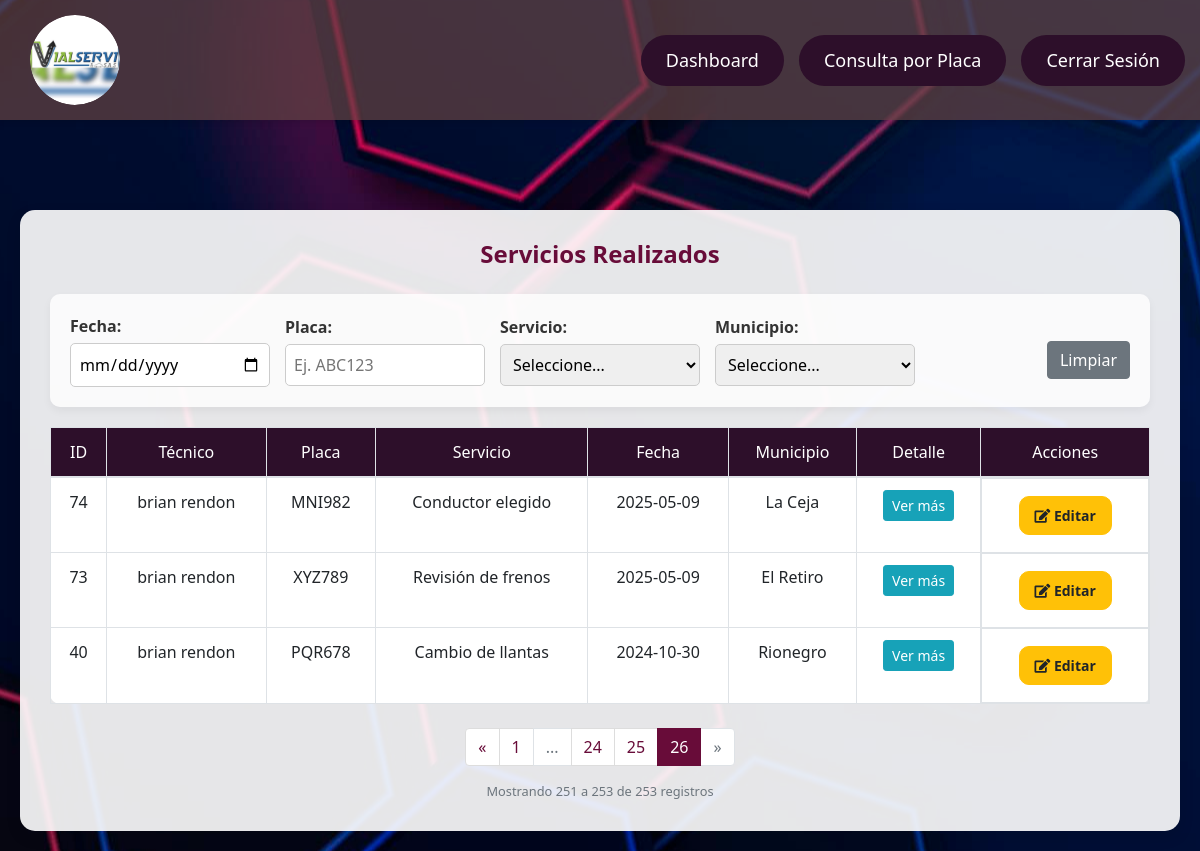
The page /consulta_general.php?pagina=26&cedula=1010 (signed in) on the database its author committed.
### tables this page shows
CREATE TABLE `servicios_realizados` (
  `Servicio_Realizado_id` int(11) NOT NULL,
  `Cedula_Empleado_id_Servicios_Realizados` int(11) DEFAULT NULL,
  `Vehiculo_id_Servicios_Realizados` varchar(20) DEFAULT NULL,
  `Servicio_id_Servicios_Realizados` int(11) DEFAULT NULL,
  `Fecha` date DEFAULT NULL,
  `municipio` int(11) DEFAULT 11,
  `Ubicación` varchar(255) DEFAULT NULL,
  `Novedades` text DEFAULT NULL,
  `Fotos` text DEFAULT NULL,
  `Detalle_Servicio` text DEFAULT NULL,
  `Custodia_Servicio` text DEFAULT NULL,
  `Facturación_Separada` tinyint(1) DEFAULT NULL
);

CREATE TABLE `servicios` (
  `Servicio_id` int(11) NOT NULL,
  `Nombre_Servicio` varchar(100) NOT NULL,
  `Descripción` varchar(255) DEFAULT NULL
);

CREATE TABLE `municipios` (
  `id` int(11) NOT NULL,
  `nombre` varchar(100) NOT NULL
);

### validPermissions.php (called while the page is built, shortened)
<?php
function usuarioTienePermiso($usuarioId, $permisoNombre, $conexion) {
    $sql = "
        SELECT p.nombre
        FROM empleados e
        JOIN roles r ON e.rol_id = r.id
        JOIN rol_permisos rp ON r.id = rp.rol_id
        JOIN permisos p ON rp.permiso_id = p.id
        WHERE e.Cedula_Empleado_id = ? AND p.nombre = ?
    ";
    $stmt = $conexion->prepare($sql);
    $stmt->bind_param("is", $usuarioId, $permisoNombre);
    $stmt->execute();
    return $stmt->get_result()->fetch_assoc() !== null;
}
?>

### consulta_general.php (the view, shortened to what this page needs)
<?php
include('validPermissions.php');
include('header.php');
require_once 'config.php';
$usuarioId = $_SESSION['cedula'];
$usuarioPuedeEditar = usuarioTienePermiso($_SESSION['cedula'], 'actualizar_servicio', $conn);
$usuarioPuedeEliminar = usuarioTienePermiso($_SESSION['cedula'], 'eliminar_servicio', $conn);
$mostrarAcciones = $usuarioPuedeEditar || $usuarioPuedeEliminar;
$es_tecnico = false;
$sql_rol = "SELECT Rol_id as rol FROM empleados WHERE Cedula_Empleado_id = ?";
$stmt_rol = $conn->prepare($sql_rol);
if ($stmt_rol) {
    $stmt_rol->bind_param("s", $usuarioId);
    $stmt_rol->execute();
    $resultado_rol = $stmt_rol->get_result();
    if ($fila_rol = $resultado_rol->fetch_assoc()) {
        $es_tecnico = ($fila_rol['rol'] == 2);
    }
} else {
    echo "Error preparando la consulta: " . $conn->error;
}
$filtro_cedula = isset($_GET['cedula']) ? $_GET['cedula'] : '';
if ($es_tecnico) {
    $filtro_cedula = $usuarioId;
}
$filtro_fecha = isset($_GET['fecha']) ? $_GET['fecha'] : '';
$filtro_placa = isset($_GET['placa']) ? $_GET['placa'] : '';
$sql = "
    SELECT
        sr.Servicio_Realizado_id,
        sr.Cedula_Empleado_id_Servicios_Realizados,
        CONCAT(e.Nombre, ' ', e.Apellido) as nombre_tecnico,
        sr.Vehiculo_id_Servicios_Realizados,
        s.Nombre_Servicio,
        sr.Fecha,
        m.nombre as nombre_municipio,
        sr.Ubicación,
        sr.Novedades,
        sr.Fotos,
        sr.Detalle_Servicio,
        sr.Custodia_Servicio
    FROM servicios_realizados sr
    JOIN servicios s ON sr.Servicio_id_Servicios_Realizados = s.Servicio_id
    JOIN municipios m ON sr.municipio = m.id
    LEFT JOIN empleados e ON sr.Cedula_Empleado_id_Servicios_Realizados = e.Cedula_Empleado_id
    WHERE 1 = 1
";
if ($es_tecnico) {
    $sql .= " AND sr.Cedula_Empleado_id_Servicios_Realizados = '" . $usuarioId . "'";
}
else if (!empty($filtro_cedula)) {
    $sql .= " AND sr.Cedula_Empleado_id_Servicios_Realizados = '" . $filtro_cedula . "'";
}
$registros_por_pagina = 10;
$pagina_actual = isset($_GET['pagina']) ? intval($_GET['pagina']) : 1;
$offset = ($pagina_actual - 1) * $registros_por_pagina;
$sql_count = "
    SELECT COUNT(*) as total
    FROM servicios_realizados sr
    JOIN servicios s ON sr.Servicio_id_Servicios_Realizados = s.Servicio_id
    JOIN municipios m ON sr.municipio = m.id
    LEFT JOIN empleados e ON sr.Cedula_Empleado_id_Servicios_Realizados = e.Cedula_Empleado_id
    WHERE 1 = 1
";
if ($es_tecnico) {
    $sql_count .= " AND sr.Cedula_Empleado_id_Servicios_Realizados = '" . $usuarioId . "'";
} else if (!empty($filtro_cedula)) {
    $sql_count .= " AND sr.Cedula_Empleado_id_Servicios_Realizados = '" . $filtro_cedula . "'";
}
$result_count = $conn->query($sql_count);
$row_count = $result_count->fetch_assoc();
$total_registros = $row_count['total'];
$total_paginas = ceil($total_registros / $registros_por_pagina);
$sql .= " ORDER BY sr.Servicio_Realizado_id DESC LIMIT $registros_por_pagina OFFSET $offset";
function construirUrlPaginacion($pagina) {
    global $filtro_cedula, $filtro_fecha, $filtro_placa, $filtro_servicio, $filtro_municipio;
    $url = $_SERVER['PHP_SELF'] . '?pagina=' . $pagina;
    if (!empty($filtro_cedula)) $url .= '&cedula=' . $filtro_cedula;
    return $url;
}
$result = $conn->query($sql);
?>
<!DOCTYPE html>
<html lang="es">
<head>
    <link href="https://stackpath.bootstrapcdn.com/bootstrap/4.5.2/css/bootstrap.min.css" rel="stylesheet">
    <link rel="stylesheet" href="https://cdnjs.cloudflare.com/ajax/libs/font-awesome/5.15.4/css/all.min.css">
</head>
<body>
    <div class="main-content">
        <div class="container">
            <h2>Servicios Realizados</h2>
            <form class="filter-form" action="" method="GET" id="filterForm">
                <div class="filter-group">
                    <label for="fecha">Fecha:</label>
                    <input data-no-warning type="date" id="fecha" name="fecha" value="<?= htmlspecialchars($filtro_fecha); ?>" class="auto-submit">
                </div>
                <div class="filter-group">
                    <label for="placa">Placa:</label>
                    <input data-no-warning type="text" id="placa" name="placa" value="<?= htmlspecialchars($filtro_placa); ?>" placeholder="Ej. ABC123" class="auto-submit">
                </div>
                <div class="filter-group">
                    <label for="servicio">Servicio:</label>
                    <select data-no-warning name="servicio" id="servicio" class="auto-submit">
                        <option value="">Seleccione...</option>
                    </select>
                </div>
                <div class="filter-group">
                    <label for="municipio">Municipio:</label>
                    <select data-no-warning name="municipio" id="municipio" class="auto-submit">
                        <option value="">Seleccione...</option>
                    </select>
                </div>
                <div class="filter-group filter-actions">
                    <a href="consulta_general.php" class="btn btn-secondary" data-no-warning>Limpiar</a>
                </div>
            </form>
            <table class="table table-bordered">
                <thead>
                    <tr>
                        <th>ID</th>
                        <th>Técnico</th>
                        <th>Placa</th>
                        <th>Servicio</th>
                        <th>Fecha</th>
                        <th>Municipio</th>
                        <th>Detalle</th>
                        <?php if ($mostrarAcciones) { ?>
                            <th>Acciones</th> <?php } ?>
                    </tr>
                </thead>
                <tbody>
                    <?php
                    if ($result->num_rows > 0) {
                        while ($row = $result->fetch_assoc()) {
                            echo "<tr id='row-" . $row['Servicio_Realizado_id'] . "'>";
                            echo "<td>" . $row['Servicio_Realizado_id'] . "</td>";
                            echo "<td>" . ($row['nombre_tecnico'] ?? 'No asignado') . "</td>";
                            echo "<td>" . $row['Vehiculo_id_Servicios_Realizados'] . "</td>";
                            echo "<td>" . $row['Nombre_Servicio'] . "</td>";
                            echo "<td>" . $row['Fecha'] . "</td>";
                            echo "<td>" . $row['nombre_municipio'] . "</td>";
                            echo "<td>";
                            echo "<button class='btn btn-info btn-sm' onclick='toggleDetails(" . $row['Servicio_Realizado_id'] . ")'>Ver más</button>";
                            echo "</td>";
                            if ($mostrarAcciones) {
                                echo "<td class='action-buttons'>";
                                if ($usuarioPuedeEditar) {
                                    echo "<a href='editar_servicio_realizado.php?id=" . $row['Servicio_Realizado_id'] . "' class='btn btn-warning btn-sm' data-no-warning><i class='fas fa-edit'></i> Editar</a> ";
                                }
                                echo "</td>";
                            }
                            echo "</tr>";
                        }
                    } else {
                        echo "<tr><td colspan='".($mostrarAcciones ? '8' : '7')."'>No se encontraron registros</td></tr>";
                    }
                    ?>
                </tbody>
            </table>
            <?php if ($total_paginas > 1): ?>
            <div class="paginacion-container mt-4">
                <nav aria-label="Navegación de páginas">
                    <ul class="pagination justify-content-center">
                        <li class="page-item <?= ($pagina_actual <= 1) ? 'disabled' : '' ?>">
                            <a class="page-link" href="<?= construirUrlPaginacion($pagina_actual - 1) ?>" data-no-warning aria-label="Anterior">
                                <span aria-hidden="true">&laquo;</span>
                            </a>
                        </li>
                        <?php
                        $rango = 2;
                        $inicio_rango = max(1, $pagina_actual - $rango);
                        $fin_rango = min($total_paginas, $pagina_actual + $rango);
                        if ($inicio_rango > 1) {
                            echo '<li class="page-item"><a class="page-link" href="' . construirUrlPaginacion(1) . '" data-no-warning>1</a></li>';
                            if ($inicio_rango > 2) {
                                echo '<li class="page-item disabled"><a class="page-link">...</a></li>';
                            }
                        }
                        for ($i = $inicio_rango; $i <= $fin_rango; $i++) {
                            echo '<li class="page-item ' . ($i == $pagina_actual ? 'active' : '') . '">
                                    <a class="page-link" href="' . construirUrlPaginacion($i) . '" data-no-warning>' . $i . '</a>
                                  </li>';
                        }
                        ?>
                        <li class="page-item <?= ($pagina_actual >= $total_paginas) ? 'disabled' : '' ?>">
                            <a class="page-link" href="<?= construirUrlPaginacion($pagina_actual + 1) ?>" data-no-warning aria-label="Siguiente">
                                <span aria-hidden="true">&raquo;</span>
                            </a>
                        </li>
                    </ul>
                </nav>
                <div class="text-center text-muted small">
                    Mostrando <?= min(($pagina_actual - 1) * $registros_por_pagina + 1, $total_registros) ?>
                    a <?= min($pagina_actual * $registros_por_pagina, $total_registros) ?>
                    de <?= $total_registros ?> registros
                </div>
            </div>
            <?php endif; ?>
        </div>
    </div>
</body>
</html>

### consulta_general.php (style rules this page uses)
* { margin: 0; padding: 0; box-sizing: border-box; }
body { font-family: 'Segoe UI', Tahoma, Geneva, Verdana, sans-serif; background-image: url('Imagenes/ConsultaGeneral.jpg'); background-size: auto; background-position: center; background-repeat: no-repeat; background-attachment: fixed; display: flex; flex-direction: column; min-height: 100vh; padding-top: 170px; }
.main-content { padding: 20px; margin-top: 20px; flex-grow: 1; display: flex; justify-content: center; align-items: center; }
.container { background-color: rgba(255, 255, 255, 0.9); padding: 30px; border-radius: 15px; box-shadow: 0 6px 15px rgba(0, 0, 0, 0.1); max-width: 1200px; width: 100%; overflow: auto; }
h2 { text-align: center; color: #680c39; margin-bottom: 25px; font-size: 24px; font-weight: 600; }
.filter-form { background-color: rgba(255, 255, 255, 0.8); padding: 20px; border-radius: 10px; margin-bottom: 20px; box-shadow: 0 4px 8px rgba(0, 0, 0, 0.05); display: flex; flex-wrap: wrap; gap: 15px; align-items: center; justify-content: center; }
.filter-group { display: flex; flex-direction: column; min-width: 150px; max-width: 200px; flex: 1; }
.filter-form label { font-weight: bold; color: #333; margin-bottom: 5px; }
.filter-form input[type="text"], .filter-form input[type="date"], .filter-form select { padding: 8px; border: 1px solid #ccc; border-radius: 5px; width: 100%; }
.filter-actions { display: flex; align-items: flex-end; margin-top: 20px; }
.table { background-color: #fff; border-radius: 10px; overflow: auto; }
th { background-color: #2d0f2a; color: white; font-weight: bold; }
th, td { padding: 12px; text-align: center; font-weight: 500; }
.action-buttons { display: flex; gap: 10px; justify-content: center; align-items: center; }
.btn-success, .btn-warning, .btn-danger { margin: 5px; padding: 8px 15px; border-radius: 10px; font-size: 14px; font-weight: 600; }
.pagination .page-item.active .page-link { background-color: #680c39; border-color: #680c39; color: white; }
.pagination .page-link { color: #680c39; border-color: #ddd; }
.pagination .page-item.disabled .page-link { color: #6c757d; }

### rows shown on the page
servicios_realizados: Servicio_Realizado_id "74", nombre_tecnico "brian rendon", Vehiculo_id_Servicios_Realizados "MNI982", Servicio_id_Servicios_Realizados.Nombre_Servicio "Conductor elegido", Fecha "2025-05-09", municipio.nombre "La Ceja"
servicios_realizados: Servicio_Realizado_id "73", nombre_tecnico "brian rendon", Vehiculo_id_Servicios_Realizados "XYZ789", Servicio_id_Servicios_Realizados.Nombre_Servicio "Revisión de frenos", Fecha "2025-05-09", municipio.nombre "El Retiro"
servicios_realizados: Servicio_Realizado_id "40", nombre_tecnico "brian rendon", Vehiculo_id_Servicios_Realizados "PQR678", Servicio_id_Servicios_Realizados.Nombre_Servicio "Cambio de llantas", Fecha "2024-10-30", municipio.nombre "Rionegro"

### other values the page prints
min($pagina_actual * $registros_por_pagina, $total_registros) "253"
$total_registros "253"
